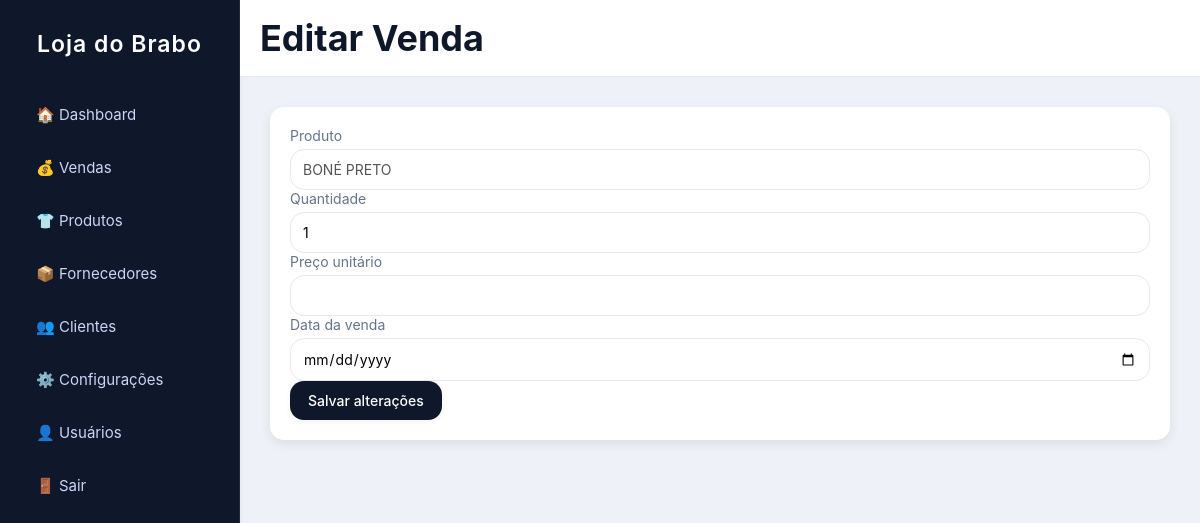
Screenshot of /vendas/editar/5 (signed in) with the database file from the repository.
### app.py (models this page shows)
class Configuracao(db.Model):
    id = db.Column(db.Integer, primary_key=True)
    nome_loja = db.Column(db.String(100), default="A Menina da Loja")
    cor_primaria = db.Column(db.String(7), default="#2563eb")  # hexadecimal
    cor_sucesso = db.Column(db.String(7), default="#16a34a")
    cor_perigo = db.Column(db.String(7), default="#dc2626")

class Produto(db.Model):
    id = db.Column(db.Integer, primary_key=True)
    codigo = db.Column(db.String(30), unique=True, nullable=False)
    nome = db.Column(db.String(100), nullable=False)
    preco_custo = db.Column(db.Float, nullable=False)
    preco_venda = db.Column(db.Float, nullable=False)
    quantidade = db.Column(db.Integer, nullable=False)
    imagem = db.Column(db.String(200))

class Venda(db.Model):
    id = db.Column(db.Integer, primary_key=True)
    produto_id = db.Column(db.Integer, db.ForeignKey("produto.id"), nullable=False)
    quantidade = db.Column(db.Integer, nullable=False)
    preco_unitario = db.Column(db.Float, nullable=False)
    data = db.Column(db.DateTime, default=datetime.utcnow)
    produto = db.relationship("Produto")

### app.py (the view, shortened to what this page needs)
@app.route("/vendas/editar/<int:venda_id>", methods=["GET", "POST"])
@login_required
def editar_venda(venda_id):
    venda = Venda.query.get_or_404(venda_id)
    produto = Produto.query.get(venda.produto_id)
    return render_template("venda_editar.html", venda=venda)

### app.py (called while the page is built)
@login_manager.user_loader
def load_user(user_id):
    return Usuario.query.get(int(user_id))

@app.context_processor
def inject_config():
    config = Configuracao.query.first()
    return dict(config=config)

### templates/venda_editar.html (shortened to what this page needs)
{% extends "base.html" %}
{% block header %}Editar Venda{% endblock %}
{% block content %}
<div class="card">
    <form method="POST">
        <label>Produto</label>
        <input type="text" value="{{ venda.produto.nome }}" disabled>
        <label>Quantidade</label>
        <input type="number" name="quantidade" value="{{ venda.quantidade }}" min="1" required>
        <label>Preço unitário</label>
        <input type="number" step="0.01" name="preco_venda" value="{{ venda.preco_venda }}" required>
        <label>Data da venda</label>
        <input type="date" name="data_venda" value="{{ venda.data_venda }}" required>
        <button type="submit">Salvar alterações</button>
    </form>
</div>
{% endblock %}

### templates/base.html (shortened to what this page needs)
<!DOCTYPE html>
<html lang="pt-br">
<head>
    <link rel="stylesheet" href="{{ url_for('static', filename='style.css') }}">
</head>
<body>
<div class="wrapper">
    <aside class="sidebar" id="sidebar">
        <h2 class="logo">{{ config.nome_loja }}</h2>
        <nav class="menu">
            <a href="{{ url_for('dashboard') }}">🏠 Dashboard</a>
            <a href="{{ url_for('listar_vendas') }}">💰 Vendas</a>
            <a href="{{ url_for('listar_produtos') }}">👕 Produtos</a>
            <a href="#">📦 Fornecedores</a>
            <a href="#">👥 Clientes</a>
            <a href="{{ url_for('configuracoes') }}">⚙️ Configurações</a>
            <a href="{{ url_for('configuracoes_usuarios') }}">👤 Usuários</a>
        </nav>
        <a class="logout" href="{{ url_for('logout') }}">🚪 Sair</a>
    </aside>
    <main class="main">
        <header class="topbar">
            <h1>{% block header %}{% endblock %}</h1>
        </header>
        <section class="content">
            {% block content %}{% endblock %}
        </section>
    </main>
</div>
</body>
</html>

### static/style.css (style rules this page uses)
* { margin: 0; padding: 0; box-sizing: border-box; font-family: "Inter", system-ui, -apple-system, BlinkMacSystemFont, sans-serif; -webkit-font-smoothing: antialiased; }
:root { --bg: #eef1f7; --sidebar: #0f172a; --sidebar-hover: #1e293b; --primary: #2563eb; --primary-light: #3b82f6; --success: #16a34a; --danger: #dc2626; --text: #0f172a; --muted: #64748b; --card: #ffffff; --border: #e5e7eb; --shadow-card: 0 4px 12px rgba(0,0,0,0.08); --shadow-soft: 0 2px 6px rgba(0,0,0,0.05); --radius: 14px; --transition: 0.25s ease; }
body { background: var(--bg); color: var(--text); transition: background var(--transition); }
.wrapper { display: flex; min-height: 100vh; overflow-x: hidden; }
.sidebar { width: 240px; background: var(--sidebar); color: #fff; padding: 30px 22px; display: flex; flex-direction: column; border-right: 1px solid rgba(255,255,255,0.08); box-shadow: var(--shadow-soft); transition: var(--transition); }
.sidebar h2 { text-align: center; margin-bottom: 35px; font-size: 23px; letter-spacing: 1px; font-weight: 600; }
.sidebar a { color: #cbd5f5; text-decoration: none; padding: 12px 14px; border-radius: var(--radius); margin-bottom: 10px; display: flex; align-items: center; gap: 10px; font-size: 15px; transition: var(--transition); }
.main { flex: 1; display: flex; flex-direction: column; transition: var(--transition); }
.topbar { background: #fff; padding: 18px 25px; border-bottom: 1px solid var(--border); font-size: 21px; font-weight: 600; position: sticky; top: 0; z-index: 10; }
.content { padding: 30px; }
.card { background: var(--card); border-radius: var(--radius); padding: 20px; box-shadow: var(--shadow-card); transition: var(--transition); }
form label { font-size: 14px; color: var(--muted); display: block; margin-bottom: 5px; }
input, select { width: 100%; padding: 11px 12px; border-radius: var(--radius); border: 1px solid var(--border); background: #fff; font-size: 14px; transition: border var(--transition), box-shadow var(--transition); }
button, .btn-primary { border-radius: var(--radius); font-size: 14px; font-weight: 500; padding: 11px 18px; transition: var(--transition); cursor: pointer; box-shadow: var(--shadow-soft); }
button { background: var(--primary); color: #fff; border: none; }

### rows the page displays
Configuracao: nome_loja "Loja do Brabo"
Produto: produto.nome "BONÉ PRETO"
Venda: quantidade "1"
